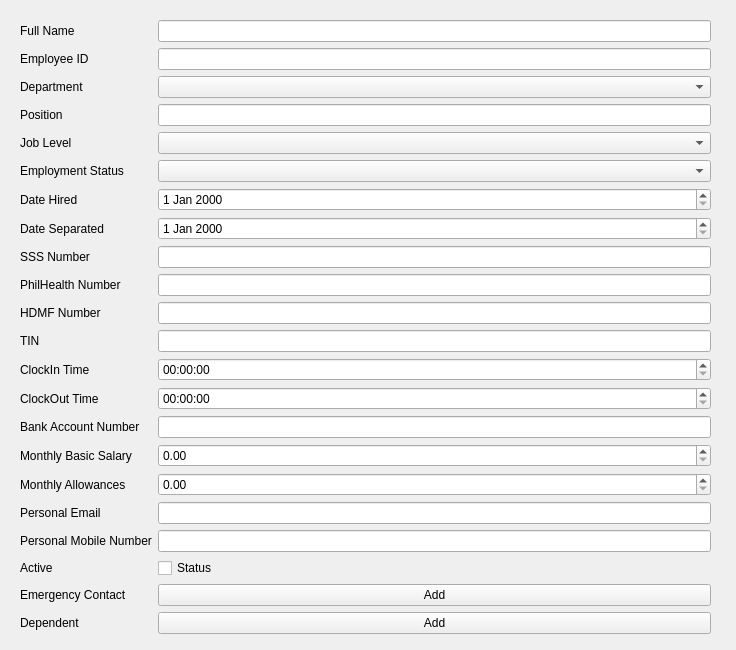
<?xml version="1.0" encoding="UTF-8"?>
<ui version="4.0">
 <class>AddEmployeeDialog</class>
 <widget class="QDialog" name="AddEmployeeDialog">
  <property name="geometry">
   <rect>
    <x>0</x>
    <y>0</y>
    <width>736</width>
    <height>650</height>
   </rect>
  </property>
  <property name="windowTitle">
   <string>Dialog</string>
  </property>
  <widget class="QWidget" name="verticalLayoutWidget">
   <property name="geometry">
    <rect>
     <x>10</x>
     <y>10</y>
     <width>711</width>
     <height>672</height>
    </rect>
   </property>
   <layout class="QVBoxLayout" name="verticalLayout">
    <item>
     <layout class="QFormLayout" name="formLayout">
      <property name="leftMargin">
       <number>10</number>
      </property>
      <property name="topMargin">
       <number>10</number>
      </property>
      <property name="rightMargin">
       <number>10</number>
      </property>
      <property name="bottomMargin">
       <number>10</number>
      </property>
      <item row="0" column="0">
       <widget class="QLabel" name="nameLabel">
        <property name="text">
         <string>Full Name</string>
        </property>
       </widget>
      </item>
      <item row="0" column="1">
       <widget class="QLineEdit" name="nameLineEdit"/>
      </item>
      <item row="1" column="0">
       <widget class="QLabel" name="empIDLabel">
        <property name="text">
         <string>Employee ID</string>
        </property>
       </widget>
      </item>
      <item row="2" column="0">
       <widget class="QLabel" name="departmentLabel">
        <property name="text">
         <string>Department</string>
        </property>
       </widget>
      </item>
      <item row="3" column="0">
       <widget class="QLabel" name="positionLabel">
        <property name="text">
         <string>Position</string>
        </property>
       </widget>
      </item>
      <item row="4" column="0">
       <widget class="QLabel" name="jobLevelLabel">
        <property name="text">
         <string>Job Level</string>
        </property>
       </widget>
      </item>
      <item row="5" column="0">
       <widget class="QLabel" name="empStatusLabel">
        <property name="text">
         <string>Employment Status</string>
        </property>
       </widget>
      </item>
      <item row="6" column="0">
       <widget class="QLabel" name="dateHiredLabel">
        <property name="text">
         <string>Date Hired</string>
        </property>
       </widget>
      </item>
      <item row="7" column="0">
       <widget class="QLabel" name="dateSeparatedLabel">
        <property name="text">
         <string>Date Separated</string>
        </property>
       </widget>
      </item>
      <item row="8" column="0">
       <widget class="QLabel" name="sssNumberLabel">
        <property name="text">
         <string>SSS Number</string>
        </property>
       </widget>
      </item>
      <item row="9" column="0">
       <widget class="QLabel" name="philHealthNumberLabel">
        <property name="text">
         <string>PhilHealth Number</string>
        </property>
       </widget>
      </item>
      <item row="10" column="0">
       <widget class="QLabel" name="hdmfNumberLabel">
        <property name="text">
         <string>HDMF Number</string>
        </property>
       </widget>
      </item>
      <item row="15" column="0">
       <widget class="QLabel" name="monthlySalaryLabel">
        <property name="text">
         <string>Monthly Basic Salary</string>
        </property>
       </widget>
      </item>
      <item row="16" column="0">
       <widget class="QLabel" name="monthlyAllowancesLabel">
        <property name="text">
         <string>Monthly Allowances</string>
        </property>
       </widget>
      </item>
      <item row="17" column="0">
       <widget class="QLabel" name="personalEmailLabel">
        <property name="text">
         <string>Personal Email</string>
        </property>
       </widget>
      </item>
      <item row="19" column="0">
       <widget class="QLabel" name="activeStatusLabel">
        <property name="text">
         <string>Active</string>
        </property>
       </widget>
      </item>
      <item row="20" column="0">
       <widget class="QLabel" name="emergencyContactLabel">
        <property name="text">
         <string>Emergency Contact</string>
        </property>
       </widget>
      </item>
      <item row="21" column="0">
       <widget class="QLabel" name="dependentLabel">
        <property name="text">
         <string>Dependent</string>
        </property>
       </widget>
      </item>
      <item row="1" column="1">
       <widget class="QLineEdit" name="empIDLineEdit"/>
      </item>
      <item row="3" column="1">
       <widget class="QLineEdit" name="positionLineEdit"/>
      </item>
      <item row="8" column="1">
       <widget class="QLineEdit" name="sssNumberLineEdit"/>
      </item>
      <item row="9" column="1">
       <widget class="QLineEdit" name="philHealthNumberLineEdit"/>
      </item>
      <item row="10" column="1">
       <widget class="QLineEdit" name="hdmfNumberLineEdit"/>
      </item>
      <item row="17" column="1">
       <widget class="QLineEdit" name="personEmailLineEdit"/>
      </item>
      <item row="20" column="1">
       <widget class="QPushButton" name="emergencyContactButton">
        <property name="text">
         <string>Add</string>
        </property>
       </widget>
      </item>
      <item row="21" column="1">
       <widget class="QPushButton" name="dependentButton">
        <property name="text">
         <string>Add</string>
        </property>
       </widget>
      </item>
      <item row="19" column="1">
       <widget class="QCheckBox" name="activeStatusCheckBox">
        <property name="text">
         <string>Status</string>
        </property>
       </widget>
      </item>
      <item row="15" column="1">
       <widget class="QDoubleSpinBox" name="monthlySalarySpinBox"/>
      </item>
      <item row="16" column="1">
       <widget class="QDoubleSpinBox" name="monthlyAllowancesSpinBox"/>
      </item>
      <item row="2" column="1">
       <widget class="QComboBox" name="departmentComboBox"/>
      </item>
      <item row="4" column="1">
       <widget class="QComboBox" name="jobLevelComboBox"/>
      </item>
      <item row="5" column="1">
       <widget class="QComboBox" name="empStatusComboBox"/>
      </item>
      <item row="6" column="1">
       <widget class="QDateEdit" name="dateHiredDateEdit"/>
      </item>
      <item row="7" column="1">
       <widget class="QDateEdit" name="DateSeparatedDateEdit"/>
      </item>
      <item row="14" column="0">
       <widget class="QLabel" name="bankAccountNumberLabel">
        <property name="text">
         <string>Bank Account Number</string>
        </property>
       </widget>
      </item>
      <item row="14" column="1">
       <widget class="QLineEdit" name="bankAccountNumberLineEdit"/>
      </item>
      <item row="18" column="0">
       <widget class="QLabel" name="personalMobileNumberLabel">
        <property name="text">
         <string>Personal Mobile Number</string>
        </property>
       </widget>
      </item>
      <item row="18" column="1">
       <widget class="QLineEdit" name="personalMobileNumberLineEdit"/>
      </item>
      <item row="11" column="0">
       <widget class="QLabel" name="tinLabel">
        <property name="text">
         <string>TIN</string>
        </property>
       </widget>
      </item>
      <item row="11" column="1">
       <widget class="QLineEdit" name="tinLineEdit"/>
      </item>
      <item row="12" column="0">
       <widget class="QLabel" name="clockInLabel">
        <property name="text">
         <string>ClockIn Time</string>
        </property>
       </widget>
      </item>
      <item row="13" column="0">
       <widget class="QLabel" name="clockOutLabel">
        <property name="text">
         <string>ClockOut Time</string>
        </property>
       </widget>
      </item>
      <item row="12" column="1">
       <widget class="QTimeEdit" name="clockInTimeEdit"/>
      </item>
      <item row="13" column="1">
       <widget class="QTimeEdit" name="clockOutTimeEdit"/>
      </item>
     </layout>
    </item>
    <item>
     <widget class="QDialogButtonBox" name="buttonBox">
      <property name="layoutDirection">
       <enum>Qt::RightToLeft</enum>
      </property>
      <property name="orientation">
       <enum>Qt::Horizontal</enum>
      </property>
      <property name="standardButtons">
       <set>QDialogButtonBox::Cancel|QDialogButtonBox::Ok</set>
      </property>
     </widget>
    </item>
   </layout>
  </widget>
 </widget>
 <resources/>
 <connections>
  <connection>
   <sender>buttonBox</sender>
   <signal>accepted()</signal>
   <receiver>AddEmployeeDialog</receiver>
   <slot>accept()</slot>
   <hints>
    <hint type="sourcelabel">
     <x>248</x>
     <y>254</y>
    </hint>
    <hint type="destinationlabel">
     <x>157</x>
     <y>274</y>
    </hint>
   </hints>
  </connection>
  <connection>
   <sender>buttonBox</sender>
   <signal>rejected()</signal>
   <receiver>AddEmployeeDialog</receiver>
   <slot>reject()</slot>
   <hints>
    <hint type="sourcelabel">
     <x>316</x>
     <y>260</y>
    </hint>
    <hint type="destinationlabel">
     <x>286</x>
     <y>274</y>
    </hint>
   </hints>
  </connection>
 </connections>
</ui>
